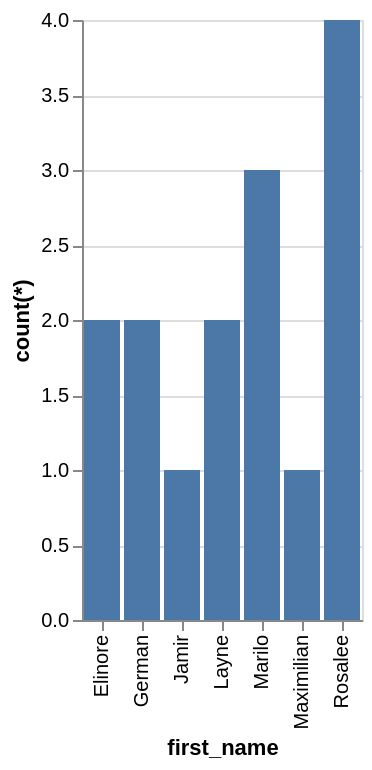

Vega-Lite specification for this chart:
### Vega-Lite specification from a JSON file in a GitHub repository (floating-point values rounded to 4 significant figures)
{"data": {"values": [{"x_data": "Rosalee", "y_data": 4}, {"x_data": "Marilo", "y_data": 3}, {"x_data": "Elinore", "y_data": 2}, {"x_data": "German", "y_data": 2}, {"x_data": "Layne", "y_data": 2}, {"x_data": "Maximilian", "y_data": 1}, {"x_data": "Jamir", "y_data": 1}]}, "mark": "bar", "encoding": {"x": {"field": "x_data", "type": "nominal", "title": "first_name", "sort": "ascending"}, "y": {"field": "y_data", "type": "quantitative", "title": "count(*)"}}}
